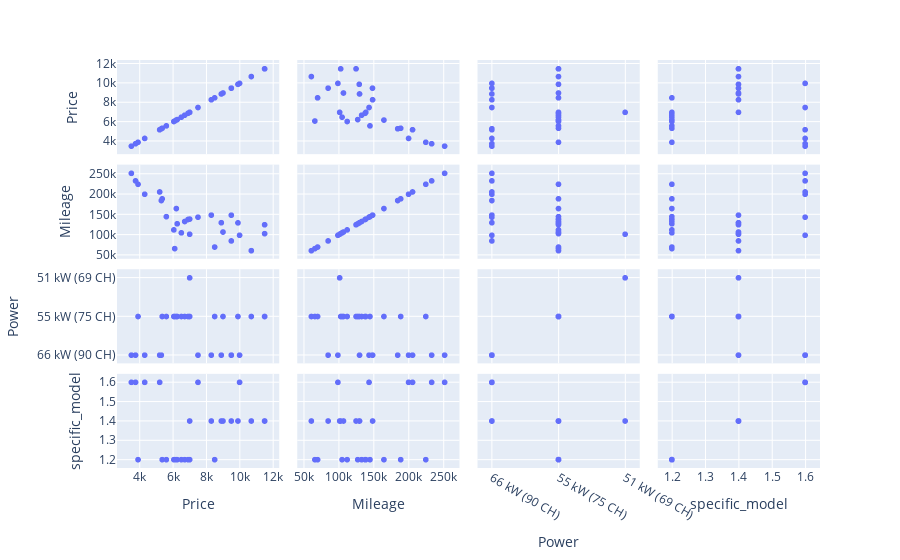

Notebook code for this chart:
### Code cell
fig_scatter_matrix = px.scatter_matrix(
    df,
    dimensions=['Price','Mileage','Power','specific_model'],
    width=1200, height=600
    )
#fig.show()
fig.show()

### Figure 1 — Plotly figure (JSON) as saved in the notebook; plotly's stock layout.template omitted (floating-point values rounded to 4 significant figures)
{"data": [{"dimensions": [{"axis": {"matches": true}, "label": "Price", "values": [3750, 9900, 11499, 6700, 8900, 11500, 9995, 5199, 8500, 5600, 6900, 6050, 6500, 8300, 6999, 4300, 6250, 3500, 6999, 9500, 7500, 9500, 6200, 3900, 5350, 6100, 9000, 5300, 10700]}, {"axis": {"matches": true}, "label": "Mileage", "values": [233394, 129600, 125000, 132997, 130000, 103000, 99000, 206000, 69900, 145000, 138000, 112273, 105000, 148750, 101532, 200300, 127410, 252000, 139000, 85000, 143652, 148600, 165000, 225000, 189000, 66000, 107000, 184717, 60981]}, {"axis": {"matches": true}, "label": "Power", "values": ["66 kW (90 CH)", "55 kW (75 CH)", "55 kW (75 CH)", "55 kW (75 CH)", "66 kW (90 CH)", "55 kW (75 CH)", "66 kW (90 CH)", "66 kW (90 CH)", "55 kW (75 CH)", "55 kW (75 CH)", "55 kW (75 CH)", "55 kW (75 CH)", "55 kW (75 CH)", "66 kW (90 CH)", "51 kW (69 CH)", "66 kW (90 CH)", "55 kW (75 CH)", "66 kW (90 CH)", "55 kW (75 CH)", "66 kW (90 CH)", "66 kW (90 CH)", "66 kW (90 CH)", "55 kW (75 CH)", "55 kW (75 CH)", "55 kW (75 CH)", "55 kW (75 CH)", "55 kW (75 CH)", "66 kW (90 CH)", "55 kW (75 CH)"]}, {"axis": {"matches": true}, "label": "specific_model", "values": [1.6, 1.4, 1.4, 1.2, 1.4, 1.4, 1.6, 1.6, 1.2, 1.2, 1.2, 1.2, 1.2, 1.4, 1.4, 1.6, 1.2, 1.6, 1.2, 1.4, 1.6, null, 1.2, 1.2, 1.2, 1.2, 1.4, null, 1.4]}], "hovertemplate": "%{xaxis.title.text}=%{x}<br>%{yaxis.title.text}=%{y}<extra></extra>", "legendgroup": "", "marker": {"color": "#636efa", "symbol": "circle"}, "name": "", "showlegend": false, "type": "splom"}], "layout": {"dragmode": "select", "legend": {"tracegroupgap": 0}, "margin": {"t": 60}}}
